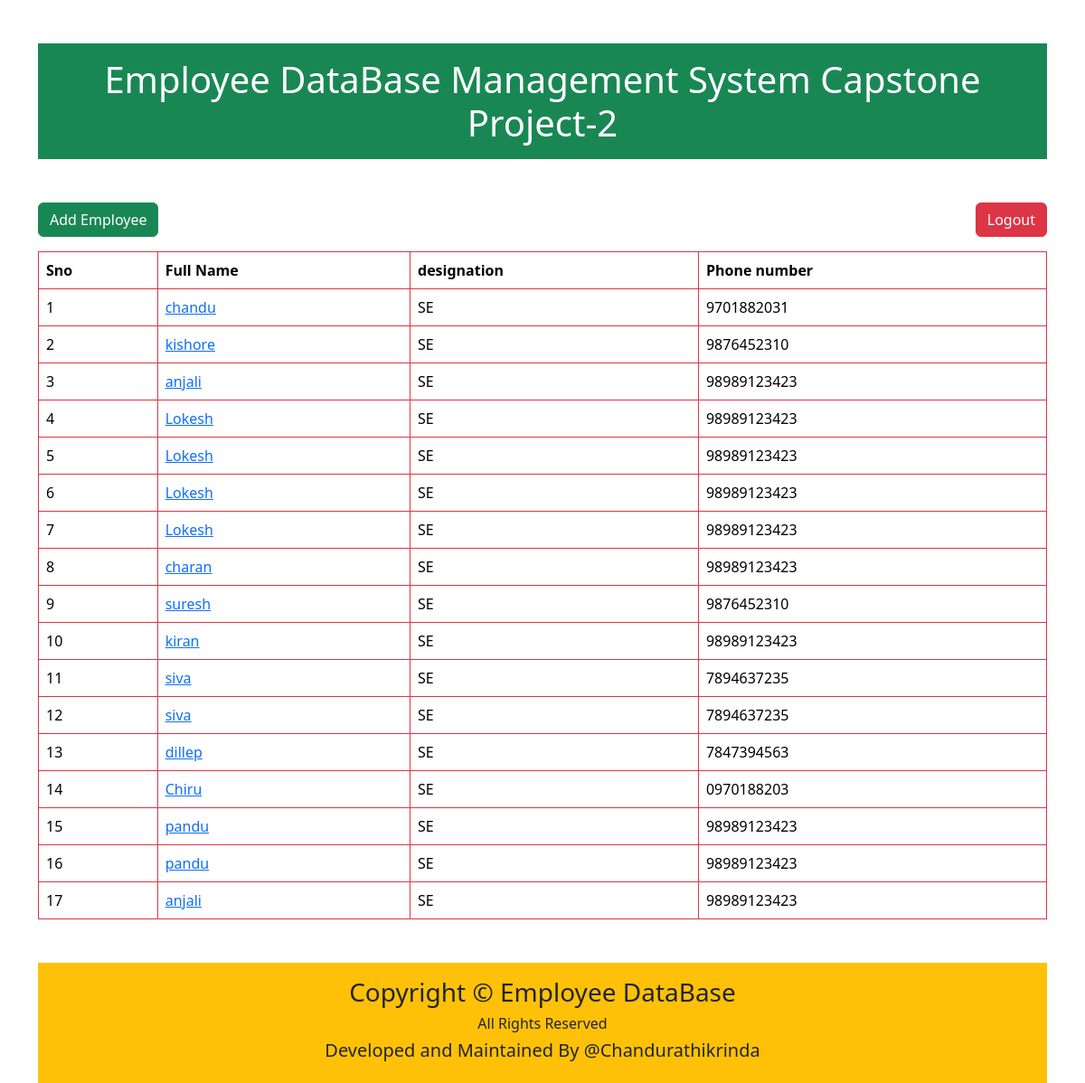
The app's page / (signed in), older data.
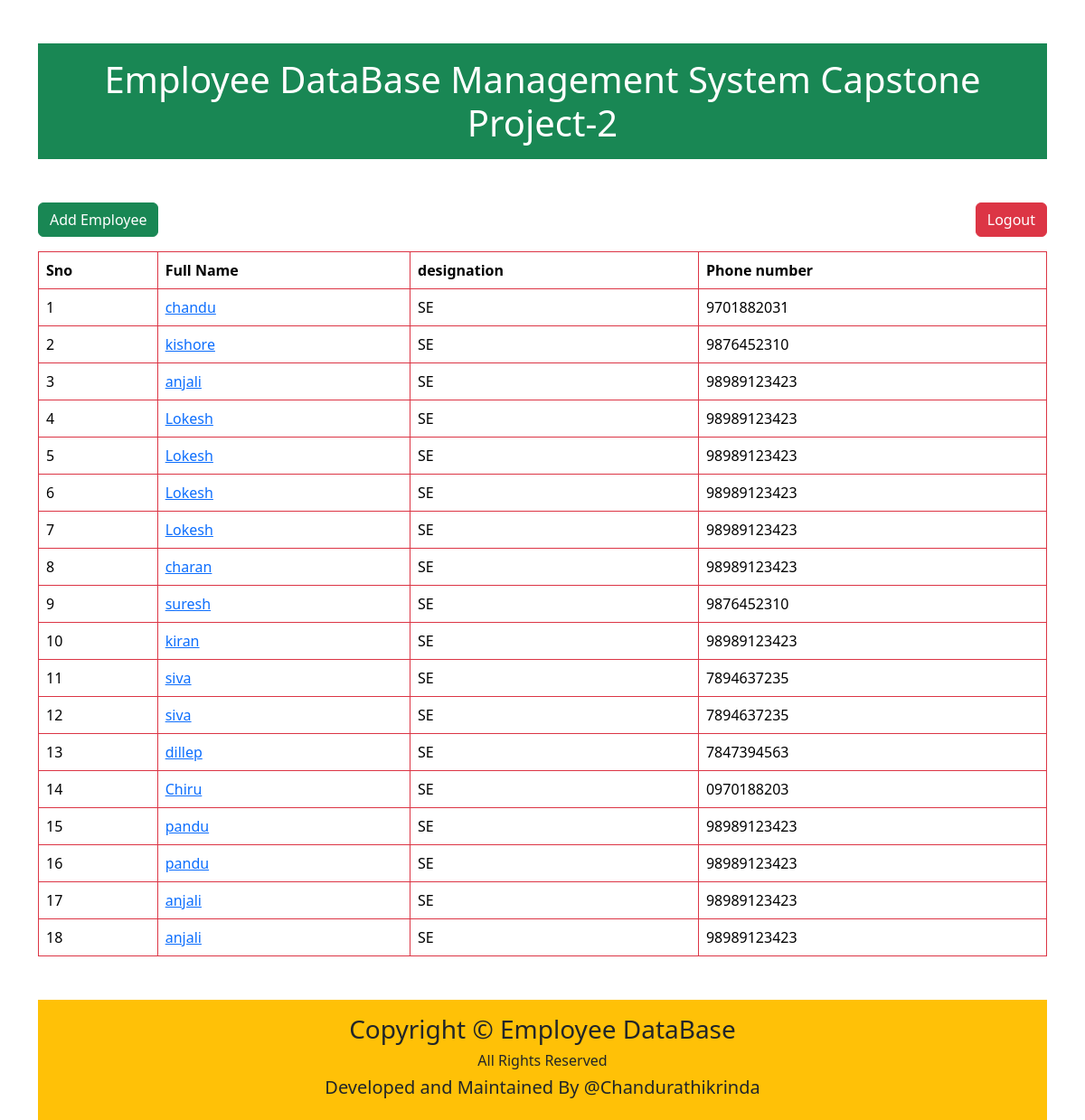
The same page, newer data.
### Salary/models.py (models this page shows)
class Employee(models.Model):
    first_name=models.CharField(max_length=100)
    last_name=models.CharField(max_length=100)
    photo=models.CharField(max_length=100)
    designation=models.CharField(max_length=100)
    email_address=models.CharField(max_length=100)
    phone_number=models.CharField(max_length=100)
    work_exp=models.CharField(max_length=100)

### Salary/views.py (the view)
# urls.py: 2. Add a URL to urlpatterns:  path('', views.home, name='home')
@login_required
def home(request):
    emp=Employee.objects.all()
    return render(request,'salary/home.html',{'emp':emp})

### Salary/templates/Salary/home.html (shortened to what this page needs)
<!DOCTYPE html>
<html lang="en">
<head>
    <link href="https://cdn.jsdelivr.net/npm/bootstrap@5.3.5/dist/css/bootstrap.min.css" rel="stylesheet">
</head>
<body>
    <div class="container mt-5">
    <h1 class="mb-5 bg-success text-center text-white p-3">Employee DataBase Management System Capstone Project-2</h1>
    <a href="{% url "add_employee" %}" class="btn btn-success mb-3">Add Employee</a>
    <a href="{% url "logout" %}" class="btn btn-danger float-end">Logout</a>
    <table class="table table-hover table-bordered border-danger">
       <thead>
         <tr>
            <th>Sno</th>
            <th>Full Name</th>
            <th> designation</th>
            <th>Phone number</th>
         </tr>
       </thead>
    <tbody>
        {% for x in emp %}
        <tr>
            <td>{{forloop.counter}}</td>
            <td><a href="{% url "emp" x.id %}">{{x.first_name}}</td></a>
            <td>{{x.designation}}</td>
            <td>{{x.phone_number}}</td>
        </tr>
        {% endfor %}
     </table>
    </div>
    <div class="container">
    <footer class="text-center mt-5 bg-warning p-3">
        <div class="row">
            <div class="col">
                <h3>Copyright &copy; Employee DataBase</h3>
                <h6>All Rights Reserved</h6>
                <h5>Developed and Maintained By @Chandurathikrinda</h5>
            </div>
        </div>
    </footer>
</div>
</body>
</html>

Row changes from the older to the newer data that the page shows:
added Employee: first_name "anjali", designation "SE", phone_number "98989123423"
